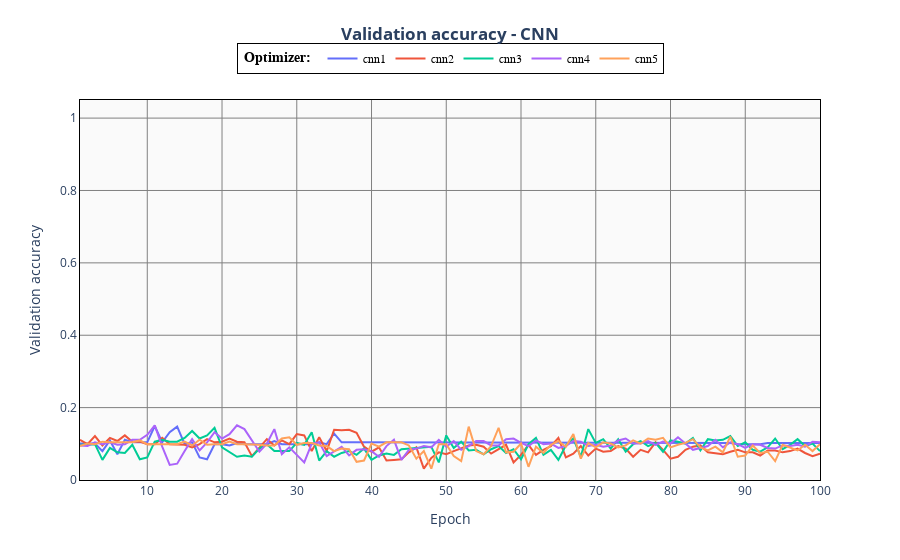

The cell this chart's notebook holds for it:
### Code cell
fig.data = []

fig.add_trace(go.Scatter(x=cnn1["epoch"], y=cnn1["val_accuracy"],
                    mode='lines',
                    name='cnn1'))
fig.add_trace(go.Scatter(x=cnn2["epoch"], y=cnn2["val_accuracy"],
                    mode='lines',
                    name='cnn2'))
fig.add_trace(go.Scatter(x=cnn3["epoch"], y=cnn3["val_accuracy"],
                    mode='lines',
                    name='cnn3'))
fig.add_trace(go.Scatter(x=cnn4["epoch"], y=cnn4["val_accuracy"],
                    mode='lines',
                    name='cnn4'))
fig.add_trace(go.Scatter(x=cnn5["epoch"], y=cnn5["val_accuracy"],
                    mode='lines',
                    name='cnn5'))


fig.update_yaxes(range=[0, 1.05])
fig.update_layout(xaxis_showgrid=True, yaxis_showgrid=True)
fig.update_xaxes(showgrid=True, gridwidth=1, gridcolor='Gray')
fig.update_yaxes(showgrid=True, gridwidth=1, gridcolor='Gray')



fig.update_layout(
                  xaxis = dict(title = 'Epoch'),
                  yaxis = dict(title = 'Validation accuracy'),
                  title={
                    'text': "Validation accuracy for different architectures",
                    'y':0.9,
                    'x':0.5,
                    'xanchor': 'center',
                    'yanchor': 'top'},
                    paper_bgcolor='rgba(255,255,255, 125)',
                    plot_bgcolor='rgba(250,250,250, 125)'
                  )
fig.update_layout(legend_title='<b> Optimizer: </b>')
fig.update_layout(legend=dict(x=0.5, y=1.15))

fig.update_layout(
    title={
        'text': "<b>Validation accuracy - CNN</b>",
        'y':0.95,
        'x':0.5,
        'xanchor': 'center',
        'yanchor': 'top'})

fig.update_layout(
    legend=dict(orientation='h',yanchor='top',xanchor='center',
        traceorder="normal",
        font=dict(
            family="sans-serif",
            size=12,
            color="black"
        ),
        bgcolor="white",
        bordercolor="Black",
        borderwidth=1
    )
)

fig.update_xaxes(showline=True, linewidth=1, linecolor='black', mirror=True)
fig.update_yaxes(showline=True, linewidth=1, linecolor='black', mirror=True)


fig.show()
